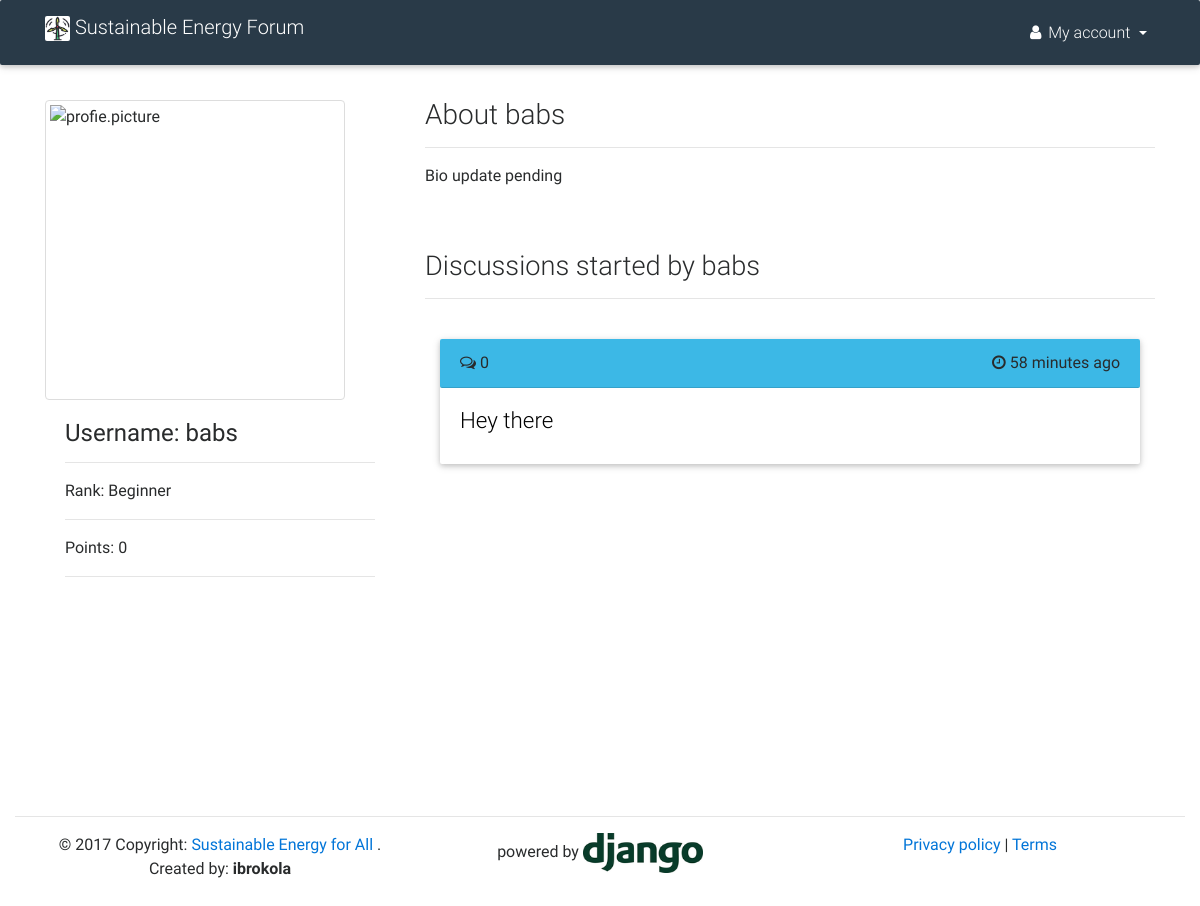
The page /u/profile/babs/ (signed in) on the database its author committed.
### profiles/models.py (models this page shows, shortened)
class Profile(models.Model):
    user = models.OneToOneField(User)
    image = models.ImageField(upload_to='images/', null=True, blank=True)
    rank = models.CharField(max_length=50, default="Beginner")
    bio = models.TextField(null=True, blank=True)
    website_link = models.CharField(max_length=320,
                                    null=True,
                                    blank=True,
                                    verbose_name='Personal website url')
    facebook_link = models.CharField(max_length=320,
                                    null=True,
                                    blank=True,
                                    verbose_name='Facebook profile url')
    twitter_handle = models.CharField(max_length=320,
                                    null=True,
                                    blank=True,
                                    verbose_name='Twitter handle')

### users/models.py (models this page shows, shortened)
class MyUser(AbstractBaseUser):
    username = models.CharField(
        max_length=255,
        unique=True,
    )
    email = models.EmailField(
        verbose_name='email address',
        max_length=255,
        unique=True,
    )
    first_name = models.CharField(
                max_length=120,
                null=True,
                blank=True
                )
    last_name = models.CharField(
                max_length=120,
                null=True,
                blank=True
                )
    score = models.IntegerField(default=0)
    is_active = models.BooleanField(default=True)
    is_admin = models.BooleanField(default=False)
    objects = MyUserManager()
    USERNAME_FIELD = 'username'
    REQUIRED_FIELDS = ['email']
    def __str__(self):              # __unicode__ on Python 2
        return self.username
    class Meta:
        db_table = "users"

### forum/models.py (models this page shows, shortened)
class Votable(models.Model):
    class Meta:
        abstract = True
    votes = GenericRelation(Vote)
    author = models.ForeignKey(User, on_delete=models.PROTECT)
    upvotes = models.IntegerField(default=0)
    downvotes = models.IntegerField(default=0)
    flags = models.IntegerField(default=0)

class Post(Votable):
    class Meta:
        db_table = "posts"
        index_together = [
            ["submission_time",],
        ]
    objects = PostsManager()
    title = models.CharField(max_length=120)
    slug = models.SlugField(null=True, blank=True)
    text = models.TextField(blank=True)
    submission_time = models.DateTimeField(auto_now_add=True)
    num_comments = models.IntegerField(default=0)
    def get_absolute_url(self):
        return reverse('forum:discussion', kwargs={"post_id": self.pk})
    def __str__(self):
        return self.title

### profiles/views.py (the view)
# urls.py: url(r'^profile/(?P<username>[\w.@+-]+)/$', ProfileView.as_view(), name='profile_view'),
class ProfileView(LoginRequiredMixin, View):
    def get(self, request, username, *args, **kwargs):
        user = get_object_or_404(User, username=username)
        post_list = Post.objects.filter(author__username__iexact=user).order_by('-submission_time')
        paginator = Paginator(post_list, 10)
        page = request.GET.get('page')
        try:
            post = paginator.page(page)
        except PageNotAnInteger:
             post = paginator.page(1)
        except EmptyPage:
             post = paginator.page(paginator.num_pages)
        profile = Profile.objects.get(user=user)
        template = 'profiles/profile_view.html'
        context = {
            'profile': profile,
            'post': post
            }
        return render(request, template, context)

### templates/profiles/profile_view.html (shortened to what this page needs)
{% extends 'base.html' %}
{% load static %}
{% load humanize %}
{% block pagecss %}
<link href="{% static 'css/mdb.css' %}" rel="stylesheet">
{% endblock %}
{% block content %}
<div class="container-fluid" style="padding-top: 100px;"></div>
<div class="container">
	<div class="row">
		<div class="col-sm-6 col-md-4">
			<section class="wow fadeIn">
			         <div class="">
			        {% if profile.image %}
			            <img src="{{ profile.image.url }}" class="img-fluid img-thumbnail" width="350" height="300" alt="profie.picture">
			        {% else %}
			        	<img src="http://www.sbsc.in/images/dummy-profile-pic.png" class="img-fluid img-thumbnail" width="300" height="300" alt="profie.picture">
			        {% endif %}
			        </div>
			        <div class="card-block">
			            <h4 class="card-title"><strong>Username: {{ profile.user.username }}</strong></h4>
						<hr>
						<p>Rank: {{ profile.rank }}</p>
						<hr>
						<p>Points: {{ profile.user.score }}</p>
						<hr>
						<br>
			</section>
			<br>
		</div>
		<div class="col-sm-6 col-md-8">
            <h3>About {{ profile.user }}</h3>
            <hr>
            {% if profile.bio %}
                <p>{{ profile.bio }}</p>
            {% else %}
                <p>Bio update pending</p>
            {% endif %}
			<br>
			<br>
			<h3 class="h3-responsive">Discussions started by {{ profile.user.username }}</h3>
			<hr>
			<br>
			<div class="col-sm-12">
			{% if post %}
				{% for item in post %}
				<div class="card">
					<div class="card-header">
						<i class="fa fa-comments-o"></i> {{  item.num_comments }}  <span class="float-right"><i class="fa fa-clock-o"></i> {{  item.submission_time | naturaltime }}</span>
					</div>
					<div class="card-block">
						<a href="{{ item.get_absolute_url }}">
							<h4 class="card-title h4-responsive" style="color: black;">{{ item }}</h4>
						</a>
					</div>
				</div>
				<br>
				{% endfor %}
			{% else %}
				<p>No post yet</p>
			{% endif %}
			<br>
			<br>
			</div>
		</div>
		<br>
		<br>
	</div>
</div>
{% endblock %}

### rows shown on the page
Profile: user.username "babs", rank "Beginner", user.score "0", user "babs"
Post: num_comments "0", submission_time "58 minutes ago", title "Hey there"
